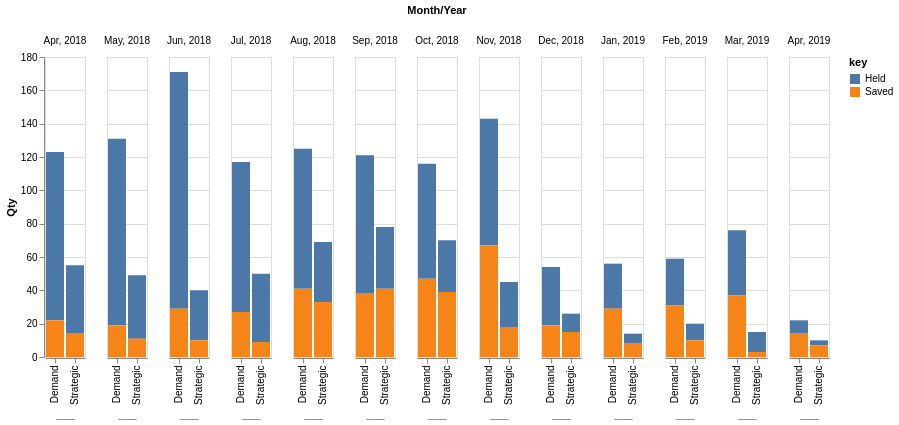

Specify this chart in Vega-Lite:
### Vega-Lite specification from a JSON file in a GitHub repository (floating-point values rounded to 4 significant figures)
{"$schema": "https://vega.github.io/schema/vega-lite/v3.json", "data": {"values": [{"OrderByVar": "2018-04-01T04:00:00.000Z", "Month/Year": "Apr, 2018", "Demand Held Orders": 101, "Demand Saved": 22, "Strategic Held Orders": 41, "Strategic Saved": 14}, {"OrderByVar": "2018-05-01T04:00:00.000Z", "Month/Year": "May, 2018", "Demand Held Orders": 112, "Demand Saved": 19, "Strategic Held Orders": 38, "Strategic Saved": 11}, {"OrderByVar": "2018-06-01T04:00:00.000Z", "Month/Year": "Jun, 2018", "Demand Held Orders": 142, "Demand Saved": 29, "Strategic Held Orders": 30, "Strategic Saved": 10}, {"OrderByVar": "2018-07-01T04:00:00.000Z", "Month/Year": "Jul, 2018", "Demand Held Orders": 90, "Demand Saved": 27, "Strategic Held Orders": 41, "Strategic Saved": 9}, {"OrderByVar": "2018-08-01T04:00:00.000Z", "Month/Year": "Aug, 2018", "Demand Held Orders": 84, "Demand Saved": 41, "Strategic Held Orders": 36, "Strategic Saved": 33}, {"OrderByVar": "2018-09-01T04:00:00.000Z", "Month/Year": "Sep, 2018", "Demand Held Orders": 83, "Demand Saved": 38, "Strategic Held Orders": 37, "Strategic Saved": 41}, {"OrderByVar": "2018-10-01T04:00:00.000Z", "Month/Year": "Oct, 2018", "Demand Held Orders": 69, "Demand Saved": 47, "Strategic Held Orders": 31, "Strategic Saved": 39}, {"OrderByVar": "2018-11-01T04:00:00.000Z", "Month/Year": "Nov, 2018", "Demand Held Orders": 76, "Demand Saved": 67, "Strategic Held Orders": 27, "Strategic Saved": 18}, {"OrderByVar": "2018-12-01T05:00:00.000Z", "Month/Year": "Dec, 2018", "Demand Held Orders": 35, "Demand Saved": 19, "Strategic Held Orders": 11, "Strategic Saved": 15}, {"OrderByVar": "2019-01-01T05:00:00.000Z", "Month/Year": "Jan, 2019", "Demand Held Orders": 27, "Demand Saved": 29, "Strategic Held Orders": 6, "Strategic Saved": 8}, {"OrderByVar": "2019-02-01T05:00:00.000Z", "Month/Year": "Feb, 2019", "Demand Held Orders": 28, "Demand Saved": 31, "Strategic Held Orders": 10, "Strategic Saved": 10}, {"OrderByVar": "2019-03-01T05:00:00.000Z", "Month/Year": "Mar, 2019", "Demand Held Orders": 39, "Demand Saved": 37, "Strategic Held Orders": 12, "Strategic Saved": 3}, {"OrderByVar": "2019-04-01T04:00:00.000Z", "Month/Year": "Apr, 2019", "Demand Held Orders": 8, "Demand Saved": 14, "Strategic Held Orders": 3, "Strategic Saved": 7}]}, "transform": [{"fold": ["Demand Held Orders", "Strategic Held Orders", "Demand Saved", "Strategic Saved"], "as": ["Tkey", "Qty"]}, {"calculate": "if(indexof(datum.Tkey,'Demand')>-1,'Demand','Strategic')", "as": "___"}, {"calculate": "if(indexof(datum.Tkey,'Held')>-1,'Held','Saved')", "as": "key"}], "mark": {"type": "bar", "color": ""}, "encoding": {"column": {"field": "Month/Year", "type": "ordinal", "sort": {"field": "OrderByVar"}}, "x": {"field": "___", "type": "ordinal"}, "y": {"field": "Qty", "type": "quantitative"}, "color": {"field": "key", "type": "nominal"}}}
